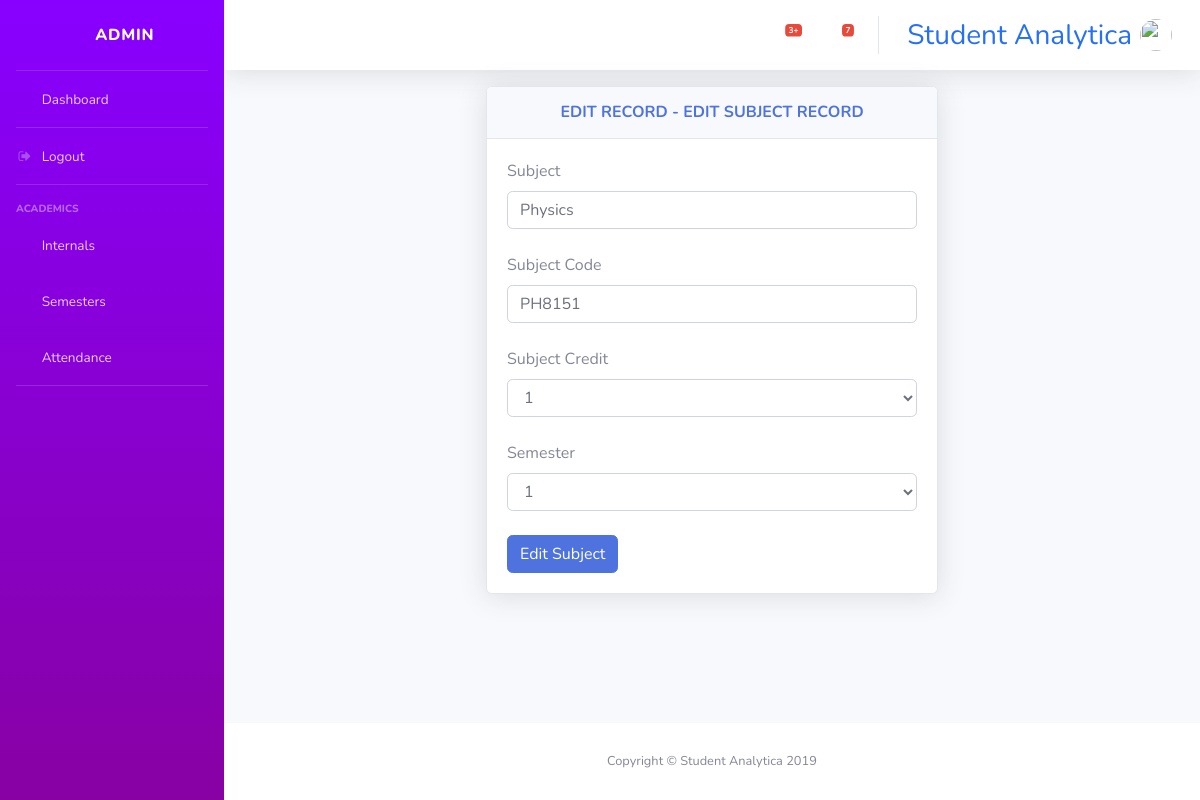
/subject/edit/2/ (signed in), run on an earlier commit of the app's database.
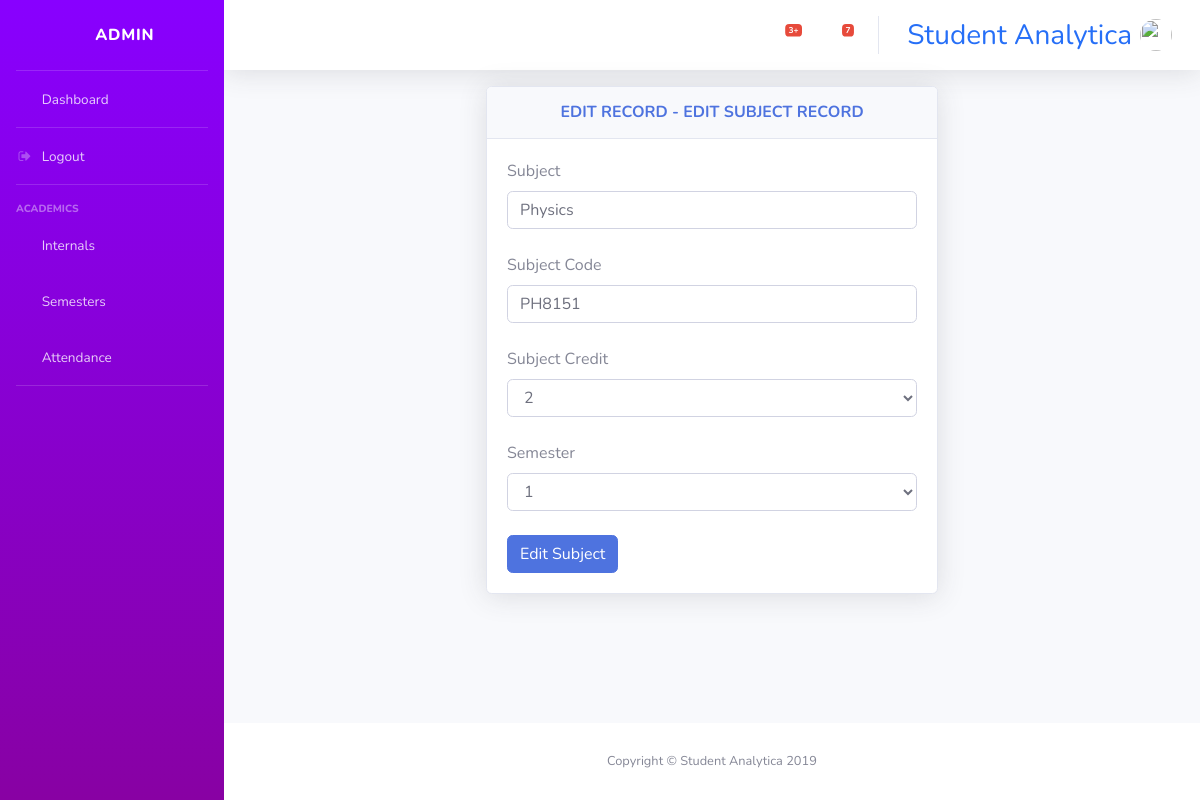
And on a later commit of the database.
### console/models.py (models this page shows, shortened)
class Subject(models.Model):
    subname = models.CharField(max_length=100)
    subcode = models.CharField(max_length=7, unique=True)
    subcred = models.CharField(max_length=2, choices=c.CRED, default='1')
    sem = models.CharField(max_length=1, choices=c.SEM, default='1')

### console/views/subject.py (the view, shortened to what this page needs)
def edit(request, pk):
    if request.user.is_staff:
        obj = Subject.objects.get(id=pk)
        context = {
            "obj": obj
        }
        return render(request, 'console/subjects/edit.html', context)
    else:
        return redirect('edit_sub')

### console/templates/console/subjects/edit.html (shortened to what this page needs)
{% extends "base.html" %}
{% block content %}
{% load widget_tweaks %}
<div class="row">
    <div class="col-lg-6 mb-4" style="margin: auto">
        <div class="card shadow mb-4">
            <div class="card-header py-3">
                <h6 class="m-0 font-weight-bold text-primary text-center">EDIT RECORD - EDIT SUBJECT RECORD</h6>
            </div>
            <div class="card-body">
                <form action="" method="POST">
                    <label for="">Subject</label>
                    <input type="text" class="form-control" name="subname" value="{{obj.subname}}">
                    <br>
                    <label for="">Subject Code</label>
                    <input type="text" class="form-control" name="subcode" value="{{obj.subcode}}">
                    <br>
                    <label for="">Subject Credit</label>
                    <select type="text" class="form-control" name="subcred" >
                        {% for i in '1234'|make_list %}
                        {% if i == obj.subcred %}
                        <option value="{{forloop.counter}}" selected>{{forloop.counter}}</option>
                        {% else %}
                        <option value="{{forloop.counter}}">{{forloop.counter}}</option>
                        {% endif %}
                        {% endfor %}
                    </select>
                    <br>
                    <label for="">Semester</label>
                    <select type="text" class="form-control" name="sem" value="{{obj.sem}}">
                        {% for i in '12345678'|make_list %}
                        {% if i == obj.sem %}
                        <option value="{{forloop.counter}}" selected>{{forloop.counter}}</option>
                          {% else %}
                        <option value="{{forloop.counter}}">{{forloop.counter}}</option>
                        {% endif %}
                        {% endfor %}
                    </select>
                    <br>
                    <button type="submit" class="btn btn-primary">Edit Subject</button>
                </form>
            </div>
        </div>
    </div>
</div>
{% endblock content %}

What changed in the data, as far as the page shows it:
changed Subject "Physics": subcred "1" → "2"
